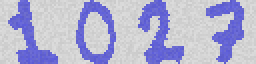
#> input picture schoolopdrachten/BD_IML/assignments/final/final assignment/dataset-images/all_images/1027.png, 128 x 32 px (shown 2 times larger); its folder holds only this picture in this run
$ jupyter execute --allow-errors Image_features_classifier.ipynb   (shell and % lines are left out)
#> lines starting #> are read from the running program, lines starting #| are printed output that depends on the picture; after the words box and inside, x2 and y2 are one past the last pixel; in counts of white or black regions, pixels touching at a corner belong together
## Student Number : 408846
## Student Name : Ibrahim Sahin

# Vision based classification

In deze notebook zullen we gebruik maken van vision based classification. Het idee van vision based classification is om informatie uit de afbeelding te verzamelen. Deze data wordt dan gebruikt om de afbeelding te classificeren.

# Uitvoering

Om dit probleem op te pakken zullen we de workflow hanteren die voornamelijk worden gebruikt binnen een Machine learning probleem (Data Science lifecycle). De workflow is te verdelen in de volgende stappen:

1. Data verzamelen
2. Data analyseren
3. Preprocessen
4. Feature engineering
5. Trainen / Testen / Evalueren

Allereerst beginnen we met het importeren van de libraries die we nodig zullen hebben in onze code.

[cell 1]
import cv2
import os
import numpy as np
import skimage
from skimage import io, transform, color, filters, data, morphology, measure
import matplotlib
import matplotlib.pyplot as plt
import pandas as pd
from sklearn.feature_selection import SelectKBest
from sklearn.feature_selection import chi2

def load_images_from_folder(folder):
#> called with folder = '../dataset-images/all_images'
    images = []
    images_name = []
    for filename in os.listdir(folder):
        img = io.imread(os.path.join(folder,filename))
#> img is the input picture: shape (32, 128, 3); mean R, G, B 178, 178, 211.2
        if img is not None:
            images.append(img)
            images_name.append(filename[0:4])

    images_df = pd.DataFrame({"name": images_name,
                             "image": images})
#> images_df = table of 1 rows and 2 columns
    #print(images_df)
    return images_df

# [29 lines left out: function display, not called in this run]

De hierboven gedefineerde functies zijn geleverd door Saxion zelf. Die zullen gebruikt worden voor het inladen van de data en het tonen van de afbeeldingen.

Hieronden wordt de data ingeladen. Voor de zekerheid zullen we de data ook printen.

[cell 2]
all_images_df = load_images_from_folder('../dataset-images/all_images')
#> all_images_df = table of 1 rows and 2 columns
all_images_df
#> Out = table of 1 rows and 2 columns

Zoals hierboven is te zien is de data succesvol geladen. Laten we voor de zekerheid kijken of er toch geen gebreken zijn. Hiervoor zullen we de "describe()" functie gebruiken.

[cell 3]
all_images_df.describe()
#> Out = table of 4 rows and 2 columns

Voor nu lijkt de data in orde dus kunnen we verder gaan.

De data is nu verzameld.

Om de data te kunnen gebruiken voor de machine learning algoritme zullen we het eerst moeten preprocessen en de features eruit halen.

Hieronder zullen we een begin maken met het schrijven van de eerste versie van de preproces pipeline. Hiervoor zullen we de volgende stappen uitvoeren:

1. eerst beschrijven we een lijst met afbeelding eigenschappen die we willen verzamelen.
2. De kleuren van de afbeelding omdraaien, zodat de cijfers wit zijn en de achtergrond zwart.
3. De afbeelding omzetten naar een binair formaat (zwart/wit).
4. De afbeeldijng bewerken/verfijnen zodat we de eigenschappen beter kunnen uitlezen (morphology operaties).
5. Eigenschappen uit de afbeelding halen.

In de code zijn de stappen dieper uitgelegd, waarom een bepaalde functie gebruikt wordt.

[cell 4]
df = None
error_counts = 0

image_properties = ['label','area', 'bbox', 'bbox_area', 'centroid', 'perimeter',
            'convex_area', 'eccentricity', 'equivalent_diameter', 'euler_number',
            'extent', 'feret_diameter_max', 'filled_area',
            'perimeter_crofton', 'solidity', 'local_centroid', 'major_axis_length',
            'minor_axis_length', 'moments_hu', 'orientation']

# 'moments_hu', 'orientation' 'euler_number',

def initialize_image(image, image_name):
    zipcode = image
    zipcode = zipcode *-1
    gray = color.rgb2gray(zipcode)
    thresh = filters.threshold_otsu(gray)
    binary = gray > thresh

    # remove the white small spots/dots
    binary = morphology.binary_opening(binary)

    # make the white zip numbers thicker
    binary = morphology.binary_dilation(binary)

    # some numbers may have holes in it. That could seperate the number in 2 different labels. with closing the gap will be closed
    binary = morphology.binary_closing(binary)

    # return number back to its original state before it was made thicker. make the numbers thinner
    binary = morphology.binary_erosion(binary)

    label_image, total_labels = measure.label(binary, return_num=True)

    global image_properties
    props = measure.regionprops_table(label_image, properties=image_properties)
    tmp_df = pd.DataFrame(props)

    # filter out labels that have too small areas. these labels are small dots that could not be filled with the opening function
    tmp_df = tmp_df.query('area > 50')
    zip_numbers = list(image_name)[:4]

    if len(tmp_df.index) == 4:
        tmp_df.insert(0, 'zip_numbers', zip_numbers)
    else:
        return None

    return tmp_df

print('----------done---------')

[cell 5]
result = pd.DataFrame()

for i in range(0, len(all_images_df.index)):
    image_name = all_images_df.iloc[i,0]
    image = all_images_df.iloc[i,1]
    tmp_result = initialize_image(image, image_name)
    result = pd.concat([result, tmp_result])
#> this loop made 1 pass
#> (image_name, thresh in initialize_image, total_labels in initialize_image, zip_numbers in initialize_image, result) on pass 1: ('1027', -0.00616, 4, ['1', '0', '2', '7'], table of 4 rows and 32 columns)
#> pass 1, in initialize_image, `zipcode = zipcode *-1`:
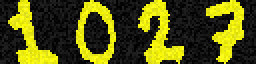
#> zipcode: shape (32, 128, 3) int16 (shown 2 times larger); mean R, G, B -178, -178, -211.2; drawn with min black and max white
#> pass 1, in initialize_image, `gray = color.rgb2gray(zipcode)`:
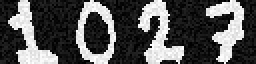
#> gray: shape (32, 128) float64 (shown 2 times larger); min -0.00671, max -0.00305, mean -0.0055; drawn with min black and max white
#> pass 1, in initialize_image, `binary = gray > thresh`:
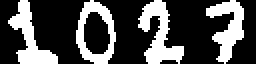
#> binary: shape (32, 128) bool (shown 2 times larger); 30.1% white; 4 white regions, box (x1, y1, x2, y2) and area: (69, 0, 92, 32) 346, (4, 0, 29, 32) 307, (103, 0, 122, 32) 299, (38, 0, 58, 32) 280
#> pass 1, in initialize_image, `binary = morphology.binary_opening(binary)`:
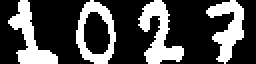
#> binary: shape (32, 128) bool (shown 2 times larger); 29.8% white; 4 white regions, box (x1, y1, x2, y2) and area: (69, 0, 92, 32) 340, (4, 0, 29, 32) 307, (103, 0, 122, 32) 295, (38, 0, 58, 32) 279

result.reset_index(inplace=True)
result.drop(columns=['index', 'label'], inplace=True)
result
#> Out = table of 4 rows and 31 columns

Deze stappen leveren uiteindelijk de features op die hierboven te zien zijn. Laten we eerst controleren of er gebreken zijn ontstaan in de data. dit doen we door middel van de "describe()" functie.

[cell 6]
result['zip_numbers'] = result['zip_numbers'].astype(int)
result.describe(include="all")
#> Out = table of 8 rows and 31 columns

Op dit moment zijn er geen missende velden te zien in de data. Wat wel opvalt is dat er verschillen zijn in groottes tussen verschillende features. Dit kan een probleem zijn voor de algoritme, want machine learning algoritmes kunnen hier niet goed mee om gaan. Dit zullen we in een latere fase moeten normaliseren.

Allereerst gaan we onderzoeken of er een verband ligt tussen de data en de cijfers. Daarbij zullen we de meest relevante feaetures selecteren. Hiervoor zullen we verschillende feature engineering methodes gebruiken:

- select K best
- selection trees
- correlation matrix

[cell 7]
X = result.iloc[:,1:]
#> X = table of 4 rows and 30 columns
Y = result.iloc[:,0]

[cell 8]
# start feature selection
from sklearn.ensemble import ExtraTreesClassifier
import matplotlib.pyplot as plt
import seaborn as sns
from matplotlib import pyplot

#apply SelectKBest class to extract top 10 best features
def feature_selection_kbest(X, Y):
    bestfeatures = SelectKBest(k='all')
    fit = bestfeatures.fit(X,Y)
    dfscores = pd.DataFrame(fit.scores_)
    dfcolumns = pd.DataFrame(X.columns)
    #concat two dataframes for better visualization
    featureScores = pd.concat([dfcolumns,dfscores],axis=1)
    featureScores.columns = ['Specs','Score']  #naming the dataframe columns
    print(featureScores.nlargest(12,'Score'))  #print 10 best features

    # plot the scores
    pyplot.bar([i for i in range(len(fit.scores_))], fit.scores_)
    pyplot.show()
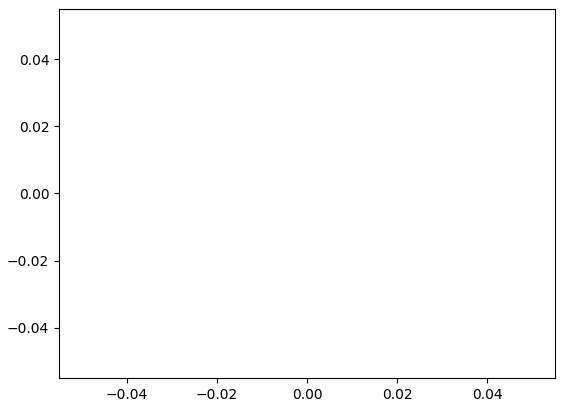
#> figure drawn by matplotlib, 1 panel


def feature_selection_trees(X, Y):
    model = ExtraTreesClassifier()
    model.fit(X,Y)
    print(model.feature_importances_) #use inbuilt class feature_importances of tree based classifiers
    #plot graph of feature importances for better visualization
    feat_importances = pd.Series(model.feature_importances_, index=X.columns)
    feat_importances.nlargest(10).plot(kind='barh')
    plt.show()
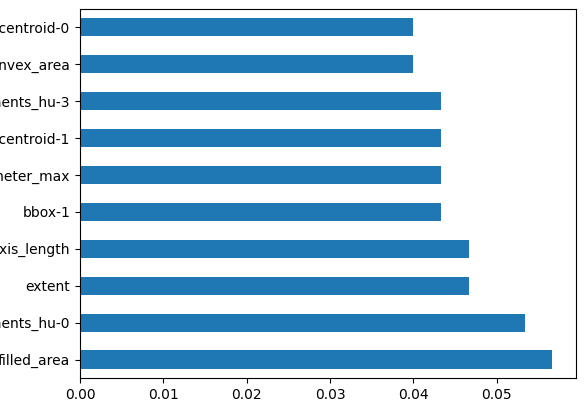
#> figure drawn by matplotlib, 1 panel


def feature_selection_corr(result):
    #get correlations of each features in dataset
    corrmat = result.corr()
    top_corr_features = corrmat.index
    plt.figure(figsize=(18,18))
    #plot heat map
    g=sns.heatmap(result[top_corr_features].corr(),annot=True,cmap="RdYlGn")

## Select K best

[cell 9]
feature_selection_kbest(X, Y)

Hoe hoger de score des te relevanter de feature. Hieruit kunnen we concluderen dat de features:

- major axis length
- eccentricity
- euler_number

Op dit moment het meest zeggen over de labels.

door middel van de methode hebben we nu in ieder geval een begin lijst aan relevante features.

## Selection trees

[cell 10]
feature_selection_trees(X, Y)

Hier geldt eigenlijk hetzelfde. hoe hoger de score des te relevanter de feature. Hieruit blijkt dat de "major_axis_length" en de "euler_number" weer bovenuit schieten.

## Correlation matrix

[cell 11]
feature_selection_corr(result)
#> (the rest of the program and of its run is left out)
